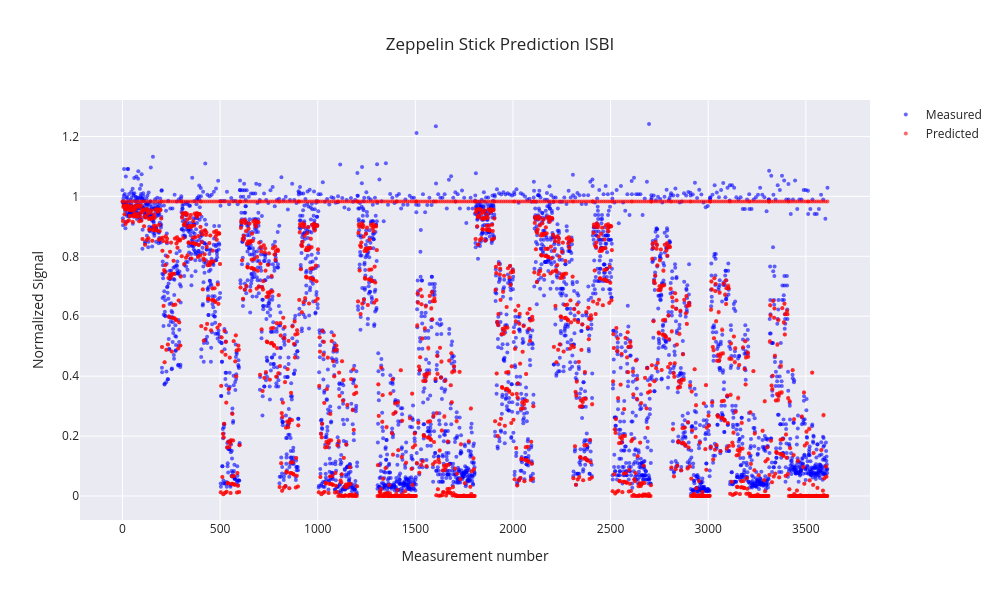

Source (notebook cell):
### Code cell
def get_startx_zeppelin_stick():
    startx = np.array([
        np.sqrt(np.random.uniform(0, 1)),
        np.sqrt(np.random.uniform(0.0001, 0.002)),   # diff transform (small positive value)
        np.random.uniform(-2, 2),  # f
        np.sqrt(np.random.normal(0.0005, 0.0001)),  # lambda2 transform (smaller than diff)
        np.random.uniform(-2, 2),  # theta
        np.random.uniform(-2, 2)   # phi
    ])
    
    return startx

model_name = "Zeppelin Stick"
best_params, best_RESNORM_zeppelin_stick, count_minima = optimize_voxel(model_name, zeppelin_stick_SSD, get_startx_zeppelin_stick, meas, bvals, grad_dirs=grad_dirs, num_restarts=100)

# Generate predictions for plotting
S_predicted = zeppelin_stick(best_params, bvals, grad_dirs)

print(f"Fitted parameters for: {model_name}:")
print(f"Frequency of Global Minumum: {count_minima}")
print(f"S0: {best_params[0]:.4e}")
print(f"diff: {best_params[1]:.4e}")
print(f"f: {best_params[2]:.4e}")
print(f"theta: {best_params[3]:.4e}")
print(f"phi: {best_params[4]:.4e}")
print(f"\nRESNORM: {best_RESNORM_zeppelin_stick:.4e}")

plot_model_fit(meas, S_predicted, "Zeppelin Stick Prediction ISBI", yaxis_title="Normalized Signal")

### Figure 1 — Plotly figure (JSON) as saved in the notebook; plotly's stock layout.template omitted (floating-point values rounded to 4 significant figures; data arrays with more than 128 entries replaced by an {"elided": "..."} marker saying what was removed)
{"data": [{"marker": {"color": "blue", "opacity": 0.6, "size": 4}, "mode": "markers", "name": "Measured", "type": "scatter", "x": {"elided": "3612 int values"}, "y": {"elided": "3612 float values"}}, {"marker": {"color": "red", "opacity": 0.6, "size": 4}, "mode": "markers", "name": "Predicted", "type": "scatter", "x": {"elided": "3612 int values"}, "y": {"elided": "3612 float values"}}], "layout": {"height": 600, "showlegend": true, "title": {"text": "Zeppelin Stick Prediction ISBI"}, "width": 1000, "xaxis": {"title": {"text": "Measurement number"}}, "yaxis": {"gridwidth": 1, "showgrid": true, "title": {"text": "Normalized Signal"}}}}
